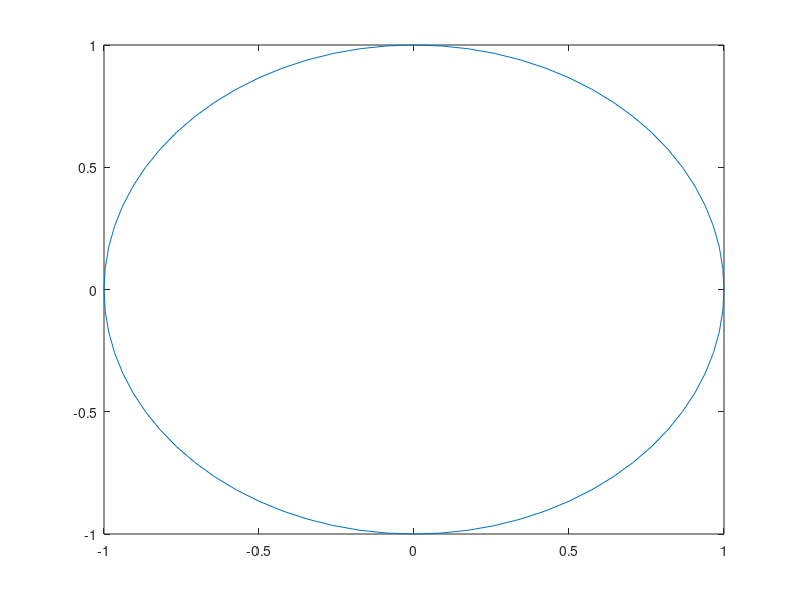

The MATLAB source for this figure:
function [xx,yy] = circle(x0,y0,a,varargin)
% Draw a circle in an axis
%
% [xx,yy] = circle(x0,y0,a,plotopts...)
%
% ARGS:
% x0,y0    = circle center
% a        = circle radius
% varargin = standard plot options (eg 'r:','linewidth',3,...)
%
% AUTHOR : Mike Tyszka, Ph.D.
% PLACE  : Caltech BIC
% DATES  : 10/19/2001 JMT from scratch
%          05/16/2003 JMT Add return arguments
%          01/17/2006 JMT M-Lint corrections
%
% Copyright 2001-2006 California Institute of Technology.
% All rights reserved.
%
% This file is part of MRutils.
%
% MRutils is free software; you can redistribute it and/or modify
% it under the terms of the GNU General Public License as published by
% the Free Software Foundation; either version 2 of the License, or
% (at your option) any later version.
%
% MRutils is distributed in the hope that it will be useful,
% but WITHOUT ANY WARRANTY; without even the implied warranty of
% MERCHANTABILITY or FITNESS FOR A PARTICULAR PURPOSE.  See the
% GNU General Public License for more details.
%
% You should have received a copy of the GNU General Public License
% along with MRutils; if not, write to the Free Software
% Foundation, Inc., 59 Temple Place, Suite 330, Boston, MA  02111-1307  USA

% Default args
if nargin < 1; x0 = 0; end
if nargin < 2; y0 = 0; end
if nargin < 3; a = 1; end
if nargin < 4; varargin = {}; end

% Define circle at 5 degree intervals
dtheta = 5;
theta = (0:dtheta:360) * pi / 180;

% Vertices
xx = a * cos(theta) + x0;
yy = a * sin(theta) + y0;

% Plot circle if no return arguments requested
if nargout < 1
  plot(xx,yy,varargin{:});
end